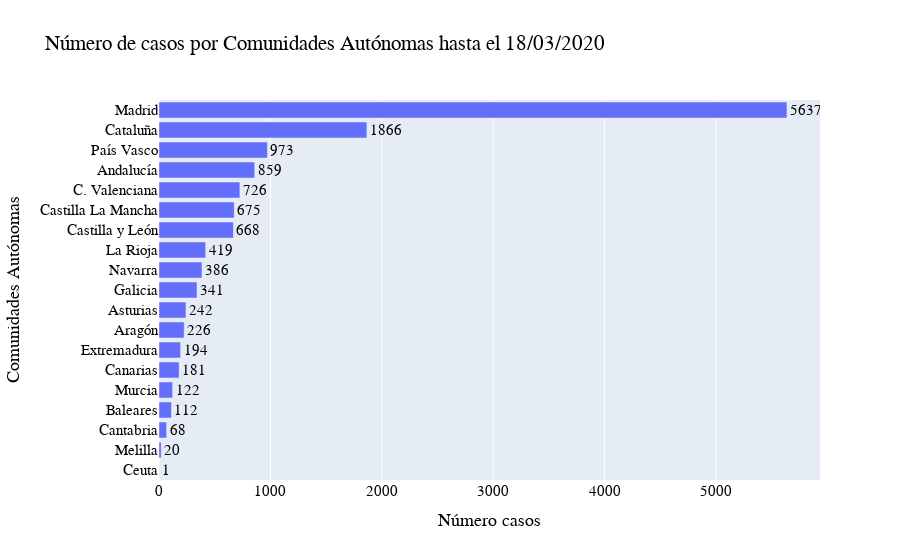

The notebook cell this image was saved under:
### Code cell
import plotly.graph_objects as go

fig = go.Figure()

fig.add_trace(go.Bar(
    x=casos,
    y=ccaa,
    text=casos,
    textposition='outside',
    orientation='h',
    name="casos_ccaa"
))

fig.update_layout(
    title="Número de casos por Comunidades Autónomas hasta el " + hoy,
    xaxis_title="Número casos",
    yaxis_title="Comunidades Autónomas",
    font=dict(
        family="Courier New, monospace",
        size=15,
        color="#000000"
    )
)

fig.show()

### Figure 1 — Plotly figure (JSON) as saved in the notebook; plotly's stock layout.template omitted (floating-point values rounded to 4 significant figures)
{"data": [{"name": "casos_ccaa", "orientation": "h", "text": [1, 20, 68, 112, 122, 181, 194, 226, 242, 341, 386, 419, 668, 675, 726, 859, 973, 1866, 5637], "textposition": "outside", "type": "bar", "x": [1, 20, 68, 112, 122, 181, 194, 226, 242, 341, 386, 419, 668, 675, 726, 859, 973, 1866, 5637], "y": ["Ceuta", "Melilla", "Cantabria", "Baleares", "Murcia", "Canarias", "Extremadura", "Aragón", "Asturias", "Galicia", "Navarra", "La Rioja", "Castilla y León", "Castilla La Mancha", "C. Valenciana", "Andalucía", "País Vasco", "Cataluña", "Madrid"]}], "layout": {"font": {"color": "#000000", "family": "Courier New, monospace", "size": 15}, "title": {"text": "Número de casos por Comunidades Autónomas hasta el 18/03/2020"}, "xaxis": {"title": {"text": "Número casos"}}, "yaxis": {"title": {"text": "Comunidades Autónomas"}}}}
